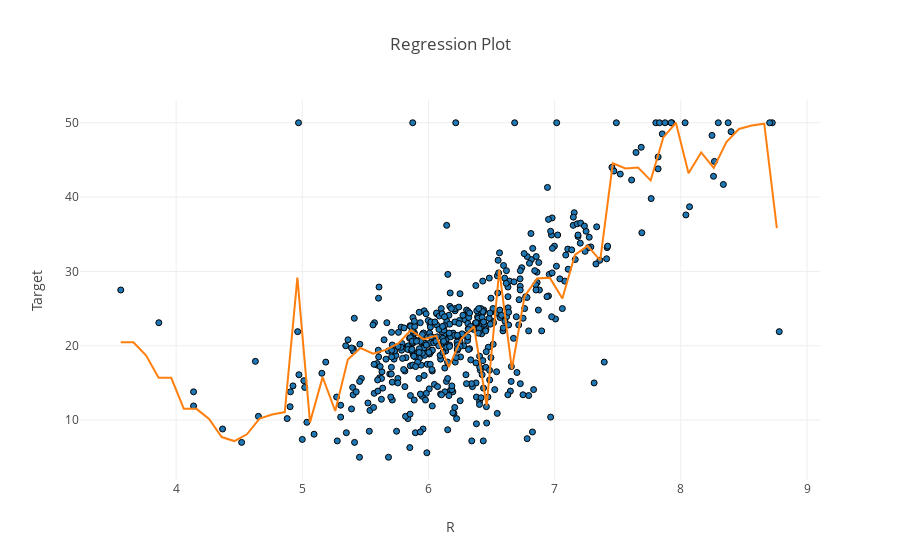

Source (notebook cell):
### Code cell
plot_handler = OneDimensionalRegressionPlotHandler(dataset=dataset, trained_regressor=regressor)
plot_handler.plot_prediction()

### Figure 1 — Plotly figure (JSON) as saved in the notebook; plotly's stock layout.template omitted (floating-point values rounded to 4 significant figures; data arrays with more than 128 entries replaced by an {"elided": "..."} marker saying what was removed)
{"data": [{"hoverinfo": "skip", "marker": {"line": {"color": "black", "width": 1}}, "mode": "markers", "showlegend": false, "type": "scatter", "uid": "d1ae451a-d84e-11e8-90a6-d07e353e5805", "x": {"elided": "506 float values"}, "y": {"elided": "506 float values"}}, {"hoverinfo": "y", "mode": "lines", "showlegend": false, "type": "scatter", "uid": "d1ae451b-d84e-11e8-90a6-d07e353e5805", "x": [3.561, 3.661, 3.761, 3.861, 3.961, 4.061, 4.161, 4.261, 4.361, 4.461, 4.561, 4.661, 4.761, 4.861, 4.961, 5.061, 5.161, 5.261, 5.361, 5.461, 5.561, 5.661, 5.761, 5.861, 5.961, 6.061, 6.161, 6.261, 6.361, 6.461, 6.561, 6.661, 6.761, 6.861, 6.961, 7.061, 7.161, 7.261, 7.361, 7.461, 7.561, 7.661, 7.761, 7.861, 7.961, 8.061, 8.161, 8.261, 8.361, 8.461, 8.561, 8.661, 8.761], "y": [20.47, 20.47, 18.71, 15.68, 15.68, 11.51, 11.51, 10.16, 7.72, 7.18, 8.09, 10.19, 10.74, 11.08, 29.17, 9.69, 15.78, 11.22, 18.14, 19.7, 18.94, 19.44, 20.31, 22.11, 20.87, 21.36, 17.13, 20.98, 22.6, 11.96, 30.19, 16.85, 26.63, 29.06, 29.16, 26.36, 32.23, 33.43, 31.48, 44.55, 43.84, 43.98, 42.24, 48.03, 50, 43.22, 46, 43.92, 47.39, 49.16, 49.64, 49.88, 35.83]}], "layout": {"title": "Regression Plot", "xaxis": {"title": "R"}, "yaxis": {"title": "Target"}}}
